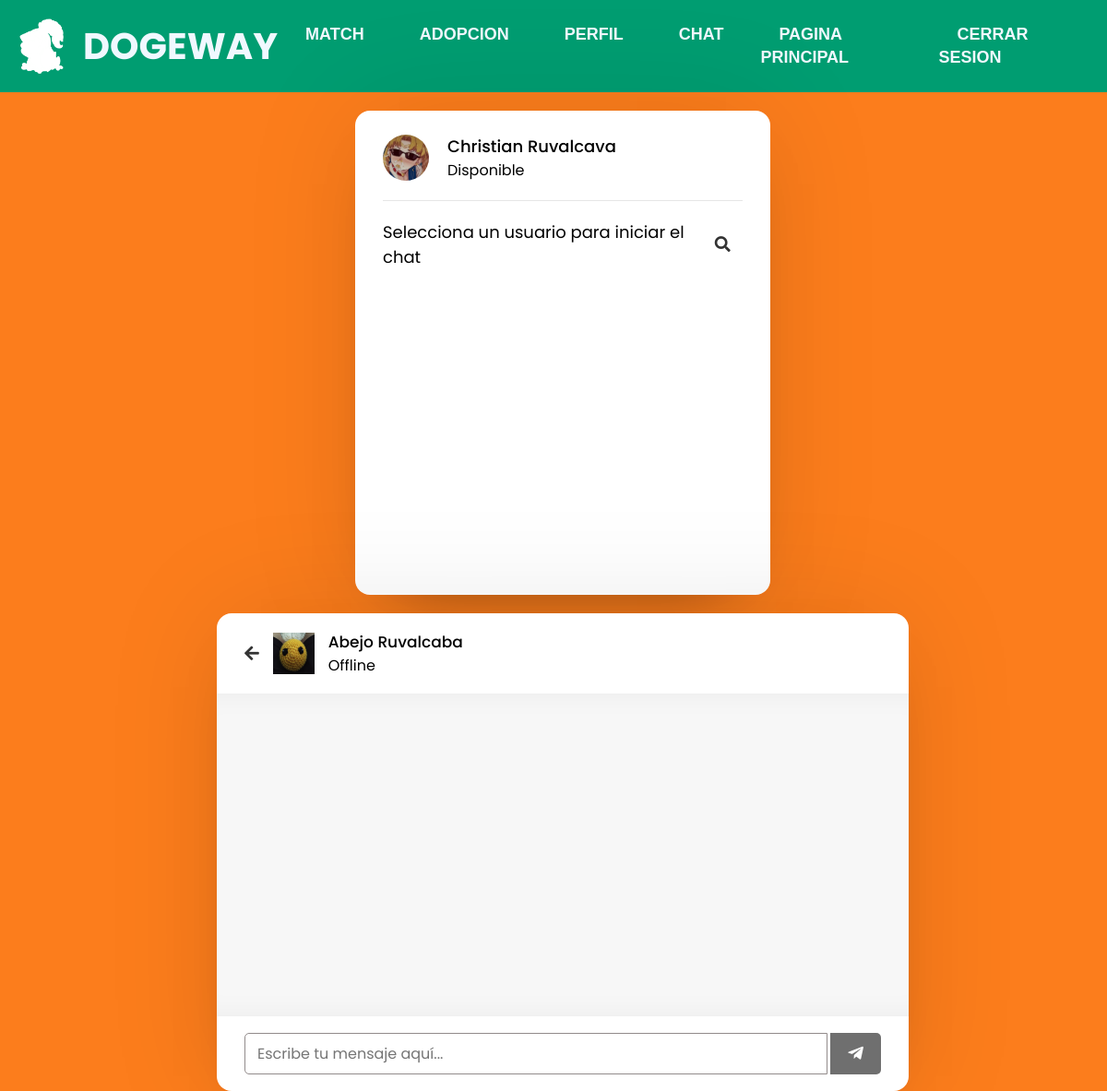
Screenshot of /Dogeway/Chat/chat.php?id=0 (signed in) with the database file from the repository.
### tables this page shows
CREATE TABLE `usuario` (
  `id` int(11) NOT NULL,
  `nombre` varchar(100) NOT NULL,
  `email` varchar(100) NOT NULL,
  `codigo_verificacion` varchar(32) NOT NULL,
  `verificado` tinyint(1) NOT NULL DEFAULT 0,
  `pass` varchar(50) NOT NULL,
  `curp` varchar(20) NOT NULL,
  `telefono` varchar(15) NOT NULL,
  `nickname` varchar(30) NOT NULL,
  `apellidos` varchar(50) NOT NULL,
  `municipio` varchar(50) NOT NULL,
  `fechanac` date NOT NULL,
  `fotografia` varchar(128) NOT NULL,
  `archivo_n` varchar(128) NOT NULL,
  `ine` text NOT NULL,
  `admin` int(2) NOT NULL DEFAULT 0,
  `status` varchar(20) NOT NULL,
  `unique_id` int(255) NOT NULL
);

### Dogeway/Inicio/includes/user.php (called while the page is built, shortened)
<?php
include_once 'db.php';
class User extends DB{
    public function setUser($user){
        $query = $this->connect()->prepare('SELECT * FROM usuario WHERE nickname = :user');
        $query->execute(['user' => $user]);
        foreach ($query as $currentUser) {
            $this->UniqueId = $currentUser['unique_id'];
        }
    }
    public function getUniqueId(){
        return $this->UniqueId;
    }
}
?>

### Dogeway/Inicio/includes/db.php (called while the page is built)
<?php
class DB{
    private $host;
    private $db;
    private $user;
    private $password;
    private $charset;
    public function __construct(){
        $this->host     = 'localhost';
        $this->db       = 'dogeway';
        $this->user     = 'root';
        $this->password = "";
        $this->charset  = 'utf8mb4';
    }
    function connect(){
        try{
            $connection = "mysql:host=" . $this->host . ";dbname=" . $this->db . ";charset=" . $this->charset;
            $options = [
                PDO::ATTR_ERRMODE            => PDO::ERRMODE_EXCEPTION,
                PDO::ATTR_EMULATE_PREPARES   => false,
            ];
            $pdo = new PDO($connection, $this->user, $this->password, $options);
            return $pdo;
        }catch(PDOException $e){
            print_r('Error connection: ' . $e->getMessage());
        }
    }
}
?>

### Dogeway/Chat/chat.php (the view, shortened to what this page needs)
<?php
    include_once '../Inicio/includes/user.php';
    include_once "php/config.php";
    $userSession = new UserSession();
    $user = new User();
    if(isset($_SESSION['user'])){
    $user->setUser($userSession->getCurrentUser());
    } else {
      header("Location: ../Inicio/index.php");
      exit();
    }
?>
<?php include_once "header.php";?>
<?php include_once "usersblock.php";?>
<body>
  <div class="wrapper2">
    <section class="chat-area">
      <header>
        <?php
        $user_id = mysqli_real_escape_string($conn, $_GET['id']);
        $sql = mysqli_query($conn, "SELECT * FROM usuario WHERE unique_id = {$user_id}");
        if (mysqli_num_rows($sql) > 0) {
          $row = mysqli_fetch_assoc($sql);
        } else {
          header("location: users.php");
        }
        ?>
        <a href="users.php" class="back-icon"><i class="fas fa-arrow-left"></i></a>
        <img src="../Registro/archivos/<?php echo $row['fotografia']; ?>" alt="">
        <div class="details">
          <span><?php echo $row['nombre'] . " " . $row['apellidos'] ?></span>
          <p><?php echo $row['status']; ?></p>
        </div>
      </header>
      <div class="chat-box">
      </div>
      <form action="#" class="typing-area">
        <input type="text" name="message" class="input-field" placeholder="Escribe tu mensaje aquí..." autocomplete="off">
        <button><i class="fab fa-telegram-plane"></i></button>
      </form>
    </section>
  </div>
</body>
</html>

### Dogeway/Chat/usersblock.php (shortened to what this page needs)
<html>
  <div class="wrapper">
    <section class="users">
      <header>
        <div class="content">
          <?php
          $sql = mysqli_query($conn, "SELECT * FROM usuario WHERE unique_id = {$user->getUniqueId()}");
          if (mysqli_num_rows($sql) > 0) {
            $row = mysqli_fetch_assoc($sql);
          }
          ?>
          <img src="../Registro/archivos/<?php echo $row['fotografia']; ?>" alt="">
          <div class="details">
            <span><?php echo $row['nombre'] . " " . $row['apellidos'] ?></span>
            <p><?php echo $row['status']; ?></p>
          </div>
        </div>
      </header>
      <div class="search">
        <span class="text">Selecciona un usuario para iniciar el chat</span>
        <button><i class="fas fa-search"></i></button>
      </div>
    </section>
  </div>
</html>

### Dogeway/Chat/estilo.css (style rules this page uses)
* { margin: 0; padding: 0; box-sizing: border-box; text-decoration: none; font-family: 'Poppins', sans-serif; }
body { background: #fc7d1c; display: flex; flex-wrap: wrap; justify-content: center; }
.wrapper { margin-left: 20px ; margin-top: 20px ; background: #fff; max-width: 450px; width: 50%; height: 525px; border-radius: 16px; box-shadow: 0 0 128px 0 rgba(0,0,0,0.1), 0 32px 64px -48px rgba(0,0,0,0.5); }
.wrapper2 { margin-left: 20px ; margin-top: 20px ; background: #fff; max-width: 750px; width: 100%; border-radius: 16px; box-shadow: 0 0 128px 0 rgba(0,0,0,0.1), 0 32px 64px -48px rgba(0,0,0,0.5); }
.users { padding: 25px 30px; }
.users header, .users-list a { display: flex; align-items: center; padding-bottom: 20px; border-bottom: 1px solid #e6e6e6; justify-content: space-between; }
.wrapper img { object-fit: cover; border-radius: 50%; }
.users header img { height: 50px; width: 50px; }
:is(.users, .users-list) .content { display: flex; align-items: center; }
:is(.users, .users-list) .content .details { color: #000; margin-left: 20px; }
:is(.users, .users-list) .details span { font-size: 18px; font-weight: 500; }
.users .search { margin: 20px 0; display: flex; position: relative; align-items: center; justify-content: space-between; }
.users .search .text { font-size: 18px; }
.users .search button { position: relative; z-index: 1; width: 47px; height: 42px; font-size: 17px; cursor: pointer; border: none; background: #fff; color: #333; outline: none; border-radius: 0 5px 5px 0; transition: all 0.2s ease; }
.chat-area header { display: flex; align-items: center; padding: 18px 30px; }
.chat-area header .back-icon { color: #333; font-size: 18px; }
.chat-area header img { height: 45px; width: 45px; margin: 0 15px; }
.chat-area header .details span { font-size: 17px; font-weight: 500; }
.chat-box { position: relative; min-height: 350px; max-height: 350px; overflow-y: auto; padding: 10px 30px 20px 30px; background: #f7f7f7; box-shadow: inset 0 32px 32px -32px rgb(0 0 0 / 5%), inset 0 -32px 32px -32px rgb(0 0 0 / 5%); }
.typing-area { padding: 18px 30px; display: flex; justify-content: space-between; }
.typing-area input { height: 45px; width: calc(100% - 58px); font-size: 16px; padding: 0 13px; border: 1px solid #928b8b; outline: none; border-radius: 5px 0 0 5px; }
.typing-area button { color: #fff; width: 55px; border: none; outline: none; background: #333; font-size: 19px; cursor: pointer; opacity: 0.7; pointer-events: none; border-radius: 0 5px 5px 0; transition: all 0.3s ease; }
header { width: 100%; }

### rows the page displays
usuario: fotografia (picture), nombre "Christian", apellidos "Ruvalcava", status "Disponible"
usuario: fotografia (picture), nombre "Abejo", apellidos "Ruvalcaba", status "Offline"
